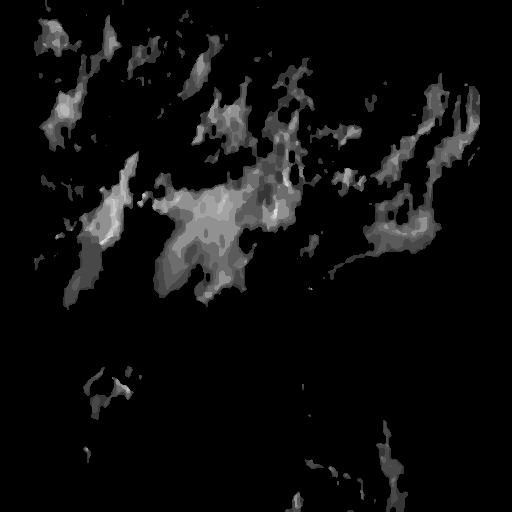
#> input picture codes/processed_data/images/20250617_201800.png, 512 x 512 px
$ python -i data_process.py   (imports and definitions only)
#> lines starting #> are read from the running program, lines starting #| are printed output that depends on the picture
import os
import glob
import numpy as np
import cv2
import pandas as pd
from datetime import datetime, timedelta
from scipy.spatial import KDTree

# =================配置区域=================
CONFIG = {
    'raw_dir': './weather_radar_huanan_final',   # 原始图片文件夹
    'output_dir': './processed_data',   # 根目录
    'images_dir': 'images',             # 存放处理后PNG的子目录
    'list_file': 'train_list.txt',      # 存放序列索引的文件名

    'img_size': (512, 512),             # 目标尺寸
    'crop_roi': (0, 742, 231, 878),     # (y1, y2, x1, x2)
    'dbz_threshold': 15,                # 过滤阈值
    'max_gap_fill': 30,                 # 最大插值间隔
    'std_interval': 6,                  # 标准时间间隔
    'seq_len': 20,                      # 序列长度
    'min_echo_ratio': 0.05              # 最小回波占比
}

# =================颜色定义 (保持不变)=================
COLOR_MAP_RAW = {
    (255, 255, 255): 0, (0, 0, 0): 0, (200, 200, 200): 0, (171, 175, 171): 0,
    (1, 1, 1): 0, (203, 116, 191): 0, (141, 167, 178): 0, (52, 52, 52): 0,
    (105, 103, 103): 0, (109, 128, 138): 0, (179, 230, 255): 0, (76, 200, 255): 0,
    (255, 240, 225): 0, (204, 204, 204): 0, (229, 229, 229): 0, (57, 53, 51): 0,
    (177,187,177): 0, (116,212,253): 0, (68,189,255): 0, (120, 102, 56): 0,
    (109, 165, 145): 0, (72,72,63): 0, (143, 182, 105): 0, (88, 114, 158): 0,
    (95, 86, 96): 0, (112, 90, 54): 0, # 以上都是用于过滤背景内容
    # dBZ
    (65, 157, 241): 10, (100, 231, 235): 15, (109, 250, 61): 20, (0, 216, 0): 25,
    (1, 144, 0): 30, (255, 255, 0): 35, (231, 192, 0): 40, (255, 144, 0): 45,
    (255, 0, 0): 50, (214, 0, 0): 55, (192, 0, 0): 60, (255, 0, 240): 65,
    (150, 0, 180): 70
}

palette_colors = np.array(list(COLOR_MAP_RAW.keys()))
palette_values = np.array(list(COLOR_MAP_RAW.values()))
color_tree = KDTree(palette_colors)

# ================= 工具函数 (保持不变) =================
def rgb_to_dbz_kdtree(img_rgb):
    h, w, c = img_rgb.shape
    pixels = img_rgb.reshape(-1, 3)
    _, idx = color_tree.query(pixels, k=1)
    dbz_flat = palette_values[idx]
    return dbz_flat.reshape(h, w).astype(np.float32)

def resize_pad(img, target_size, pad_color=(255, 255, 255)):
    h, w = img.shape[:2]
    target_h, target_w = target_size
    scale = min(target_w / w, target_h / h)
    new_w = int(w * scale)
    new_h = int(h * scale)
    resized = cv2.resize(img, (new_w, new_h), interpolation=cv2.INTER_LINEAR)
    canvas = np.full((target_h, target_w, 3), pad_color, dtype=np.uint8)
    x_center = (target_w - new_w) // 2
    y_center = (target_h - new_h) // 2
    canvas[y_center:y_center+new_h, x_center:x_center+new_w] = resized
    return canvas

# [17 lines left out: function optical_flow_interpolation, not called in this run]

# ================= Dataset Builder (核心修改) =================

class RadarDatasetBuilder:
    def __init__(self):
        # 初始化目录
        self.save_dir = os.path.join(CONFIG['output_dir'], CONFIG['images_dir'])
        if not os.path.exists(self.save_dir):
            os.makedirs(self.save_dir)

        self.list_path = os.path.join(CONFIG['output_dir'], CONFIG['list_file'])
        # 清空旧的列表文件
        open(self.list_path, 'w').close()

        self.stats = {"processed": 0, "interpolated": 0, "segments": 0, "sequences": 0}

    # [14 lines left out: function save_frame, not called in this run]

    def load_and_clean(self, path):
        """读取并清洗，不保存，返回数据"""
        img = cv2.imread(path)
#> img is the input picture: shape (512, 512, 3); min 0, max 218, mean 14
        if img is None: return None
        img = cv2.cvtColor(img, cv2.COLOR_BGR2RGB)

        # 1. Crop
        y1, y2, x1, x2 = CONFIG['crop_roi']
        img = img[y1:y2, x1:x2]
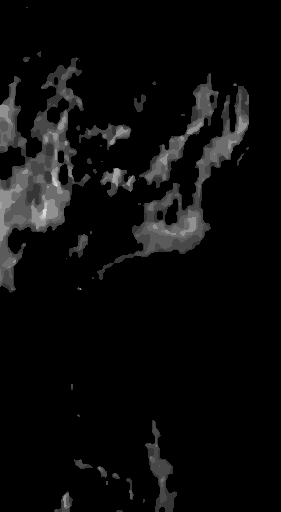
#> img: shape (512, 281, 3); min 0, max 218, mean 11.8
        if img.size == 0: return None

        # 2. Resize & Pad
        img = resize_pad(img, CONFIG['img_size'])
#> in resize_pad, `canvas[y_center:y_center+new_h, x_center:x_center+new_w] = resized`:
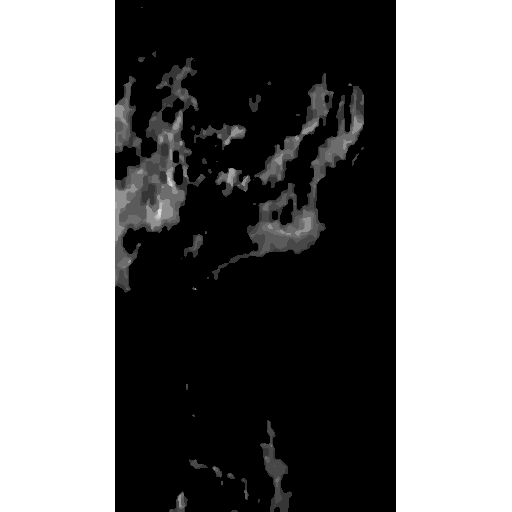
#> canvas: shape (512, 512, 3); min 0, max 255, mean 121.5

        # 3. Mapping
        dbz = rgb_to_dbz_kdtree(img)
#> in rgb_to_dbz_kdtree, `return dbz_flat.reshape(h, w).astype(np.float32)`: returned value: shape (512, 512) float32; every value is 0

        # 4. Cleaning (Morphology 4x8)
        kernel = cv2.getStructuringElement(cv2.MORPH_RECT, (4,8)) # 保持你的设置
        dbz = cv2.morphologyEx(dbz, cv2.MORPH_CLOSE, kernel)

        # 5. Denoise
        dbz = cv2.medianBlur(dbz, 3)

        # 6. Normalize
        dbz[dbz < CONFIG['dbz_threshold']] = 0
        dbz = dbz / 70.0

        return dbz

    # [117 lines left out: functions process, flush_segment, not called in this run]

# [3 lines not run here, left out]

>>> result = RadarDatasetBuilder().load_and_clean('processed_data/images/20250617_201800.png')

$ run again, on codes/processed_data/images/20250622_121200.png
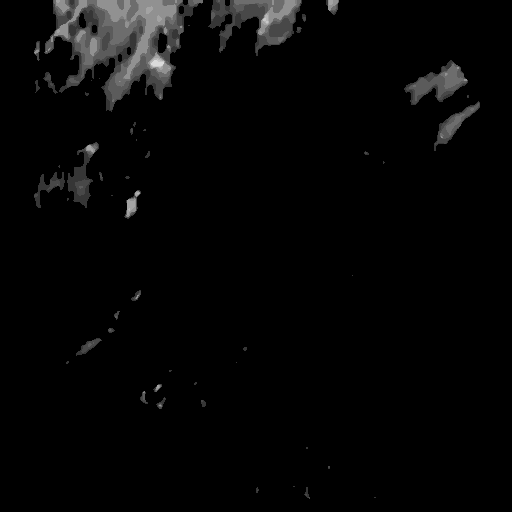
#> input picture codes/processed_data/images/20250622_121200.png, 512 x 512 px
#> in load_and_clean, img is the input picture: shape (512, 512, 3); min 0, max 218, mean 6.1
#> in load_and_clean, `img = img[y1:y2, x1:x2]`:
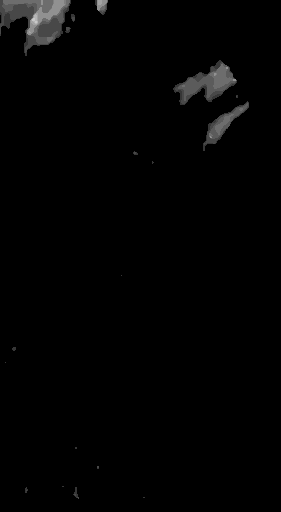
#> img: shape (512, 281, 3); min 0, max 200, mean 2.9
#> in resize_pad, `canvas[y_center:y_center+new_h, x_center:x_center+new_w] = resized`:
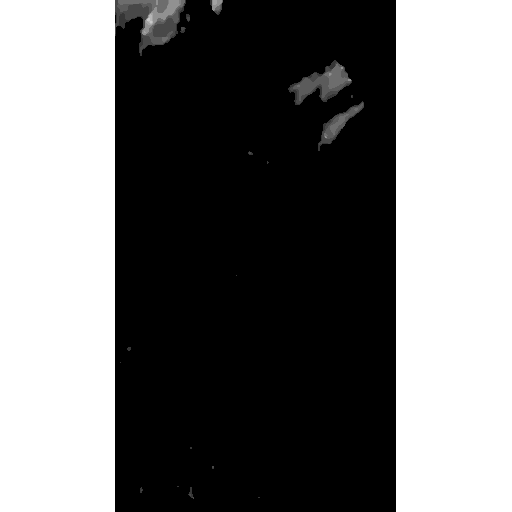
#> canvas: shape (512, 512, 3); min 0, max 255, mean 116.6

$ run again, on codes/processed_data/images/20250626_141800.png
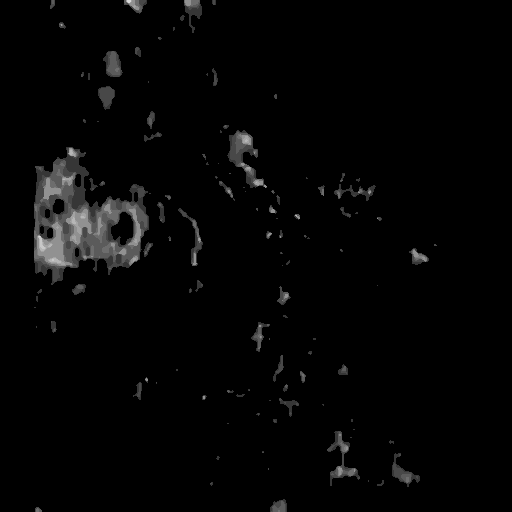
#> input picture codes/processed_data/images/20250626_141800.png, 512 x 512 px
#> in load_and_clean, img is the input picture: shape (512, 512, 3); min 0, max 218, mean 5
#> in load_and_clean, `img = img[y1:y2, x1:x2]`:
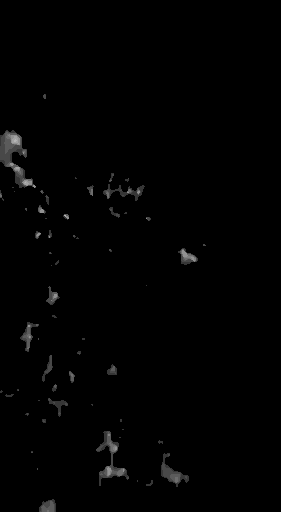
#> img: shape (512, 281, 3); min 0, max 182, mean 2
#> in resize_pad, `canvas[y_center:y_center+new_h, x_center:x_center+new_w] = resized`:
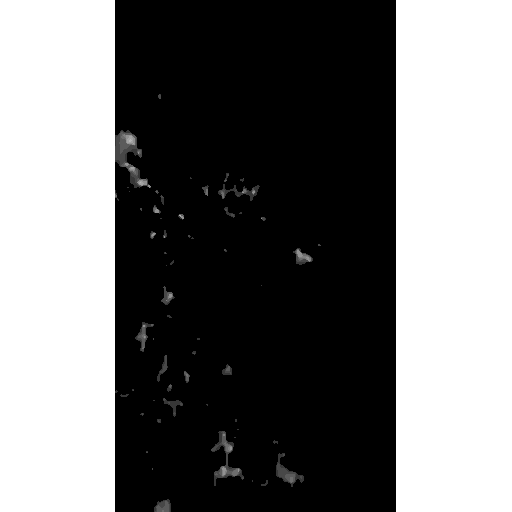
#> canvas: shape (512, 512, 3); min 0, max 255, mean 116.1
